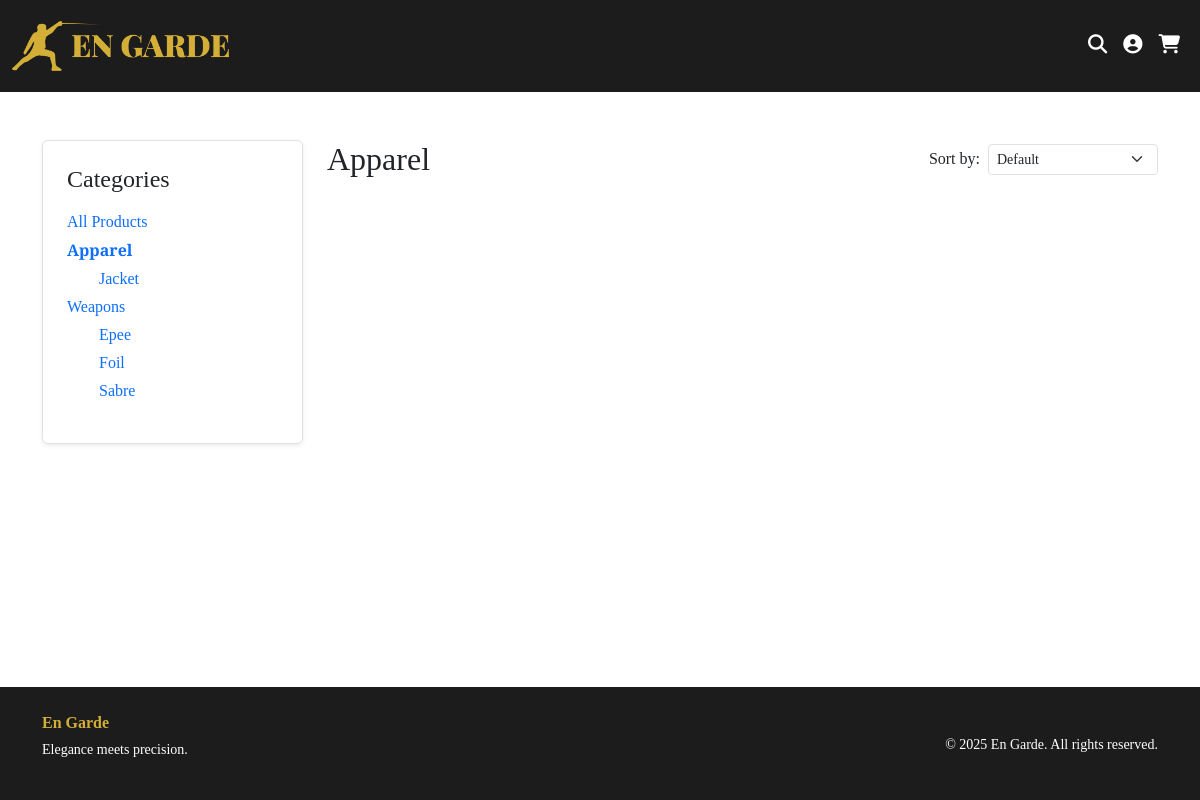
Before: /products?cat_id=4 with the older database file.
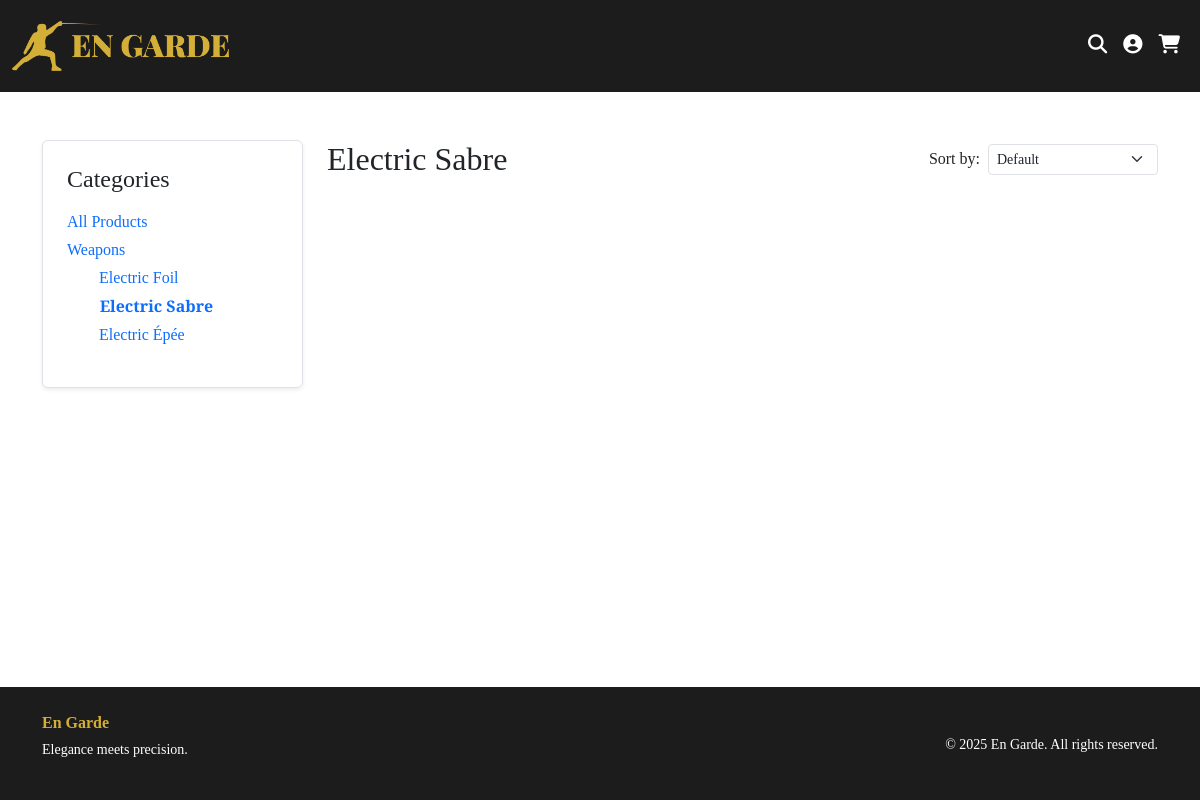
After: the same page with the newer database file.
### website/models.py (models this page shows)
class Category(db.Model):
    __tablename__ = 'categories'
    id = db.Column(db.Integer, primary_key=True)
    parent_id = db.Column(db.Integer, db.ForeignKey('categories.id'), nullable=True)
    name = db.Column(db.String(100), unique=True, nullable=False)
    slug = db.Column(db.String(100), unique=True, nullable=False)
    parent = db.relationship('Category', backref='children', remote_side=[id] )
    products = db.relationship('Product', backref='category', lazy=True)

### website/views.py (the view)
@views.route('/products')
def products():
    cat_id = request.args.get('cat_id', type=int)
    search_query = request.args.get('search', '').strip()
    sort = request.args.get('sort', 'default')
    selected_category = None
    query = Product.query
    if cat_id:
        cat_ids = get_all_descendants(cat_id)
        selected_category = Category.query.get(cat_id)
        query = Product.query.filter(Product.category_id.in_(cat_ids))
    elif search_query:
        query = query.filter(Product.name.ilike(f"%{search_query}%"))
    else:
        query = Product.query
    products = query.all()
    if sort == 'price_asc':
        products.sort(key=effective_price)
    elif sort == 'price_desc':
        products.sort(key=lambda p: -effective_price(p))
    elif sort == 'impact_asc':
        products.sort(key=effective_impact)
    elif sort == 'impact_desc':
        products.sort(key=lambda p: -effective_impact(p))
    elif sort == 'name_asc':
        products.sort(key=lambda p: p.name.lower())
    category_tree = build_category_tree(parent_id=None)
    return render_template(
        'products.html',
        products=products,
        category_tree=category_tree,
        cat_id=cat_id,
        sort=sort,
        selected_category=selected_category,
        search_query=search_query
    )

### website/views.py (called while the page is built)
def build_category_tree(parent_id=None):
    categories = Category.query.filter_by(
        parent_id=parent_id).order_by(Category.name).all()
    tree = []
    for cat in categories:
        node = {
            'category': cat,
            'children': build_category_tree(cat.id)
        }
        tree.append(node)
    return tree

def get_all_descendants(cat_id):
    to_visit = [cat_id]
    visited = set()
    while to_visit:
        current_id = to_visit.pop()
        visited.add(current_id)
        children = Category.query.filter_by(parent_id=current_id).all()
        for child in children:
            if child.id not in visited:
                to_visit.append(child.id)
    return visited

### website/templates/products.html (shortened to what this page needs)
{% extends 'base.html' %}
{% macro loop_categories(node, level, cat_id) %}
  <li class="mb-1">
    <a href="{{ url_for('views.products', cat_id=node.category.id) }}"
       class="text-decoration-none {% if node.category.id == cat_id %}fw-bold text-primary{% endif %}">
      {{ node.category.name }}
    </a>
  </li>
  {% if node.children %}
    <ul class="list-unstyled ms-3">
      {% for child in node.children %}
        {{ loop_categories(child, level + 1, cat_id) }}
      {% endfor %}
    </ul>
  {% endif %}
{% endmacro %}
{% block content %}
  <div class="container py-5">
    <div class="row">
      <div class="col-md-3 mb-4">
        <div class="p-4 border rounded shadow-sm">
          <h4 class="mb-3">Categories</h4>
          <ul class="list-unstyled">
            <li class="mb-1">
              <a href="{{ url_for('views.products') }}" class="text-decoration-none {{ 'fw-bold' if not cat_id else '' }}">
                All Products
              </a>
            </li>
            {% for node in category_tree %}
              {{ loop_categories(node, 0, cat_id) }}
            {% endfor %}
          </ul>
        </div>
      </div>
      <div class="col-md-9">
        <div class="d-flex justify-content-between align-items-center mb-4">
          <h2 class="mb-0">
            {% if selected_category %}
              {{ selected_category.name }}
            {% else %}
              All Products
            {% endif %}
          </h2>
          <form method="GET" class="d-flex align-items-center">
            <label for="sort" class="me-2 mb-0">Sort by:</label>
            <select id="sort" name="sort" class="form-select form-select-sm w-auto" onchange="this.form.submit()">
              <option value="default" {% if sort == 'default' %}selected{% endif %}>Default</option>
            </select>
          </form>
        </div>
      </div>
    </div>
  </div>
{% endblock %}

Changed rows visible on the page:
removed Category: category.name "Jacket"
removed Category: category.name "Sabre"
changed Category: name "Apparel" → "Electric Sabre"
Other visible differences:
list line gone: "Foil"
new list line: "Electric Foil"
new list line: "Electric Sabre"
list line gone: "Epee"
new list line: "Electric Épée"
list line gone: "Apparel"
